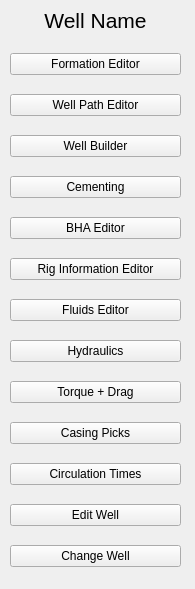
<?xml version="1.0" encoding="UTF-8"?>
<ui version="4.0">
 <class>selectionWindow</class>
 <widget class="QMainWindow" name="selectionWindow">
  <property name="geometry">
   <rect>
    <x>0</x>
    <y>0</y>
    <width>195</width>
    <height>589</height>
   </rect>
  </property>
  <property name="windowTitle">
   <string>DT - Select App</string>
  </property>
  <widget class="QWidget" name="centralwidget">
   <widget class="QLabel" name="wellName">
    <property name="geometry">
     <rect>
      <x>10</x>
      <y>10</y>
      <width>171</width>
      <height>21</height>
     </rect>
    </property>
    <property name="font">
     <font>
      <pointsize>16</pointsize>
     </font>
    </property>
    <property name="text">
     <string>Well Name</string>
    </property>
    <property name="alignment">
     <set>Qt::AlignCenter</set>
    </property>
   </widget>
   <widget class="QWidget" name="">
    <property name="geometry">
     <rect>
      <x>10</x>
      <y>40</y>
      <width>171</width>
      <height>541</height>
     </rect>
    </property>
    <layout class="QVBoxLayout" name="verticalLayout">
     <item>
      <widget class="QPushButton" name="formationBtn">
       <property name="text">
        <string>Formation Editor</string>
       </property>
      </widget>
     </item>
     <item>
      <widget class="QPushButton" name="wellPathBtn">
       <property name="text">
        <string>Well Path Editor</string>
       </property>
      </widget>
     </item>
     <item>
      <widget class="QPushButton" name="wellBuilderBtn">
       <property name="text">
        <string>Well Builder</string>
       </property>
      </widget>
     </item>
     <item>
      <widget class="QPushButton" name="cementingBtn">
       <property name="text">
        <string>Cementing</string>
       </property>
      </widget>
     </item>
     <item>
      <widget class="QPushButton" name="bhaBtn">
       <property name="text">
        <string>BHA Editor</string>
       </property>
      </widget>
     </item>
     <item>
      <widget class="QPushButton" name="rigBtn">
       <property name="text">
        <string>Rig Information Editor</string>
       </property>
      </widget>
     </item>
     <item>
      <widget class="QPushButton" name="fluidsBtn">
       <property name="text">
        <string>Fluids Editor</string>
       </property>
      </widget>
     </item>
     <item>
      <widget class="QPushButton" name="hydraulicsBtn">
       <property name="text">
        <string>Hydraulics</string>
       </property>
      </widget>
     </item>
     <item>
      <widget class="QPushButton" name="tdBtn">
       <property name="text">
        <string>Torque + Drag</string>
       </property>
      </widget>
     </item>
     <item>
      <widget class="QPushButton" name="casingPicksBtn">
       <property name="text">
        <string>Casing Picks</string>
       </property>
      </widget>
     </item>
     <item>
      <widget class="QPushButton" name="circBtn">
       <property name="text">
        <string>Circulation Times</string>
       </property>
      </widget>
     </item>
     <item>
      <widget class="QPushButton" name="editWellBtn">
       <property name="text">
        <string>Edit Well</string>
       </property>
      </widget>
     </item>
     <item>
      <widget class="QPushButton" name="changeWellBtn">
       <property name="text">
        <string>Change Well</string>
       </property>
      </widget>
     </item>
    </layout>
   </widget>
  </widget>
 </widget>
 <resources/>
 <connections/>
</ui>
